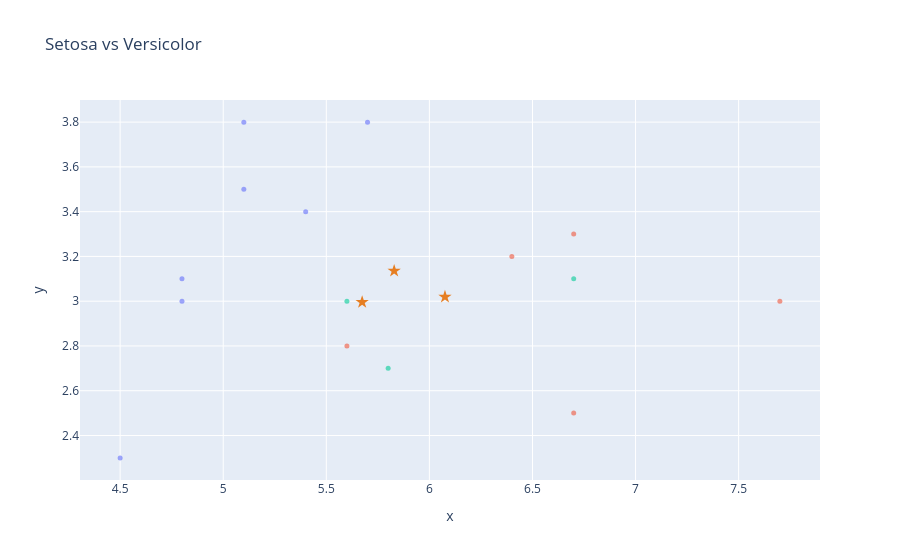

The code cell stored with this chart in its notebook:
### Code cell
fig = plot_dataframe(validation[:, :2], title='Blobs Dataset', label=y_validation)
for i, centroid in enumerate(centroids):
    fig = plot_centroid(fig, centroid, colors=["#e67e22"], marker_size=10, symbol='star', name=f'Centroid {i+1}')
fig.update_layout(showlegend=False, title='Setosa vs Versicolor')
fig.show()

### Figure 1 — Plotly figure (JSON) as saved in the notebook; plotly's stock layout.template omitted (floating-point values rounded to 4 significant figures)
{"data": [{"hovertemplate": "color=#f7dc6f<br>x=%{x}<br>y=%{y}<extra></extra>", "legendgroup": "#f7dc6f", "marker": {"color": "#636efa", "opacity": 0.6, "size": 5, "symbol": "circle"}, "mode": "markers", "name": "#f7dc6f", "orientation": "v", "showlegend": true, "type": "scatter", "x": [4.5, 5.1, 5.1, 5.4, 5.7, 4.8, 4.8], "xaxis": "x", "y": [2.3, 3.5, 3.8, 3.4, 3.8, 3.0, 3.1], "yaxis": "y"}, {"hovertemplate": "color=#f1948a<br>x=%{x}<br>y=%{y}<extra></extra>", "legendgroup": "#f1948a", "marker": {"color": "#EF553B", "opacity": 0.6, "size": 5, "symbol": "circle"}, "mode": "markers", "name": "#f1948a", "orientation": "v", "showlegend": true, "type": "scatter", "x": [6.4, 7.7, 6.7, 5.6, 6.7], "xaxis": "x", "y": [3.2, 3.0, 3.3, 2.8, 2.5], "yaxis": "y"}, {"hovertemplate": "color=#82e0aa<br>x=%{x}<br>y=%{y}<extra></extra>", "legendgroup": "#82e0aa", "marker": {"color": "#00cc96", "opacity": 0.6, "size": 5, "symbol": "circle"}, "mode": "markers", "name": "#82e0aa", "orientation": "v", "showlegend": true, "type": "scatter", "x": [5.8, 6.7, 5.6], "xaxis": "x", "y": [2.7, 3.1, 3.0], "yaxis": "y"}, {"marker": {"color": "#e67e22", "size": 10, "symbol": "star"}, "mode": "markers", "name": "Centroid 1", "type": "scatter", "x": [6.076], "y": [3.02]}, {"marker": {"color": "#e67e22", "size": 10, "symbol": "star"}, "mode": "markers", "name": "Centroid 2", "type": "scatter", "x": [5.674], "y": [2.996]}, {"marker": {"color": "#e67e22", "size": 10, "symbol": "star"}, "mode": "markers", "name": "Centroid 3", "type": "scatter", "x": [5.829], "y": [3.135]}], "layout": {"legend": {"title": {"text": "color"}, "tracegroupgap": 0}, "showlegend": false, "title": {"text": "Setosa vs Versicolor"}, "xaxis": {"anchor": "y", "domain": [0, 1], "title": {"text": "x"}}, "yaxis": {"anchor": "x", "domain": [0, 1], "title": {"text": "y"}}}}
